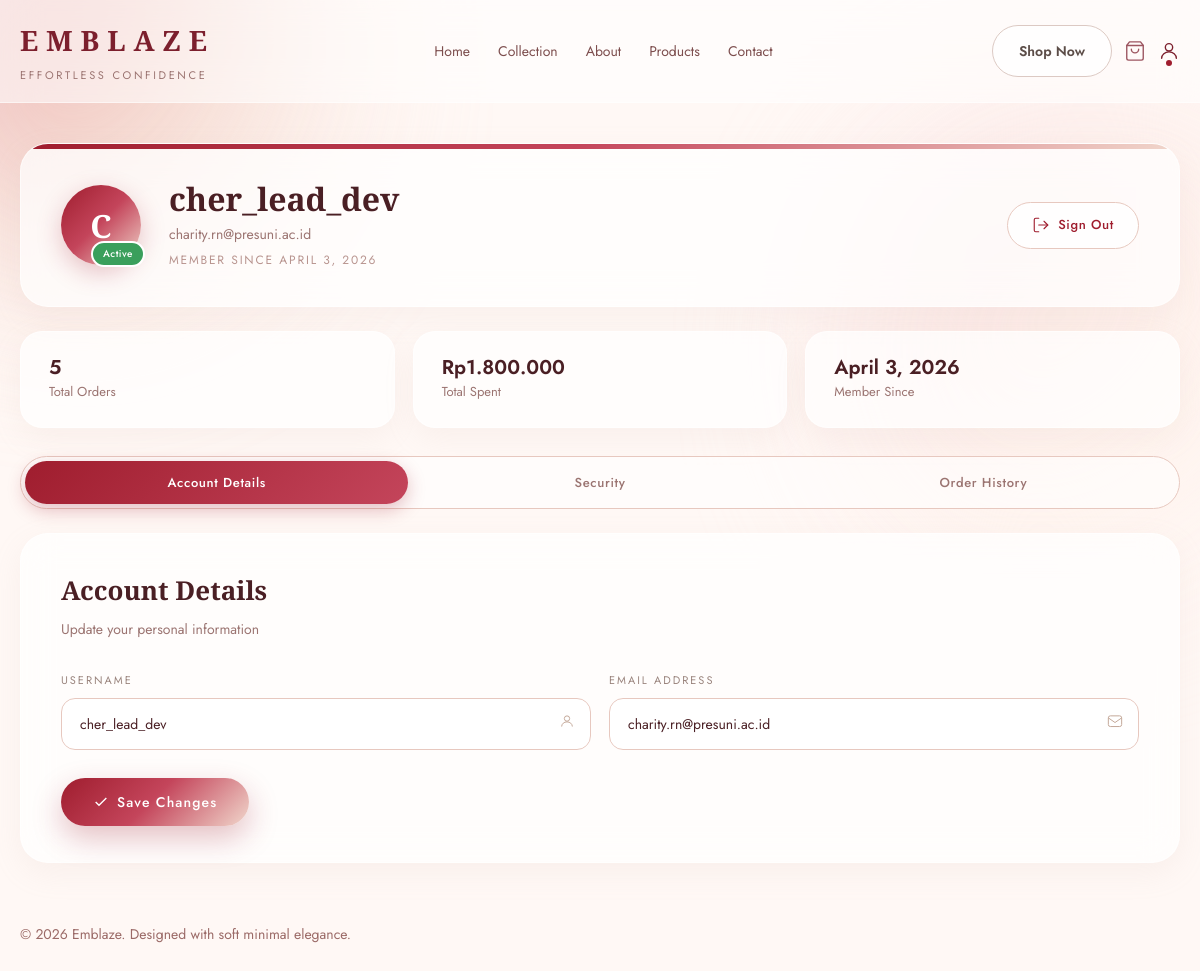
Page /frontend/profile.php (signed in) on the committed database.
### tables this page shows
CREATE TABLE `users` (
  `id` int(11) NOT NULL,
  `username` varchar(50) NOT NULL,
  `password` varchar(255) NOT NULL,
  `email` varchar(100) NOT NULL,
  `created_at` timestamp NOT NULL DEFAULT current_timestamp()
);

### frontend/profile.php (the view, shortened to what this page needs)
<?php
include 'koneksi.php';
$stmt = $pdo->prepare("SELECT * FROM users WHERE id = ?");
$stmt->execute([$_SESSION['user_id']]);
$user = $stmt->fetch(PDO::FETCH_ASSOC);
$orderStmt = $pdo->prepare("SELECT COUNT(*) as total FROM orders WHERE user_id = ?");
$orderStmt->execute([$_SESSION['user_id']]);
$orderCount = $orderStmt->fetch(PDO::FETCH_ASSOC)['total'];
$spentStmt = $pdo->prepare("
    SELECT COALESCE(SUM(oi.price_at_purchase * oi.quantity), 0) as total_spent
    FROM orders o
    JOIN order_items oi ON o.id = oi.order_id
    WHERE o.user_id = ?
");
$spentStmt->execute([$_SESSION['user_id']]);
$totalSpent = $spentStmt->fetch(PDO::FETCH_ASSOC)['total_spent'];
$memberSince = date('F j, Y', strtotime($user['created_at']));
?>
<!DOCTYPE html>
<html lang="en">
<head>
  <link rel="stylesheet" href="profile.css" />
</head>
<body>
  <header>
    <div class="container navbar">
      <a href="index.php">
        <div class="brand-logo">Emblaze</div>
        <div class="brand-sub">Effortless Confidence</div>
      </a>
      <nav class="nav-links" id="mobileMenu">
        <a href="index.php">Home</a>
        <a href="index.php#collection">Collection</a>
        <a href="index.php#about">About</a>
        <a href="products.php">Products</a>
        <a href="index.php#contact">Contact</a>
      </nav>
      <div style="display:flex; align-items:center; gap:12px;">
        <a href="index.php#collection" class="btn btn-secondary desktop-only">Shop Now</a>
        <a href="cart.php" class="login-icon" title="Cart">
          <svg xmlns="http://www.w3.org/2000/svg" width="22" height="22" viewBox="0 0 24 24" fill="none" stroke="currentColor" stroke-width="1.5" stroke-linecap="round" stroke-linejoin="round">
            <path d="M6 2L3 6v14a2 2 0 0 0 2 2h14a2 2 0 0 0 2-2V6l-3-4z"/>
            <line x1="3" y1="6" x2="21" y2="6"/>
            <path d="M16 10a4 4 0 0 1-8 0"/>
          </svg>
        </a>
        <a href="profile.php" class="login-icon active-profile" title="Profile">
          <svg xmlns="http://www.w3.org/2000/svg" width="22" height="22" viewBox="0 0 24 24" fill="none" stroke="currentColor" stroke-width="1.5" stroke-linecap="round" stroke-linejoin="round">
            <circle cx="12" cy="8" r="4"/>
            <path d="M4 20c0-4 3.6-7 8-7s8 3 8 7"/>
          </svg>
        </a>
      </div>
    </div>
  </header>
  <main class="profile-page">
    <div class="container">
      <div class="profile-header glass fade-in">
        <div class="profile-avatar">
          <div class="avatar-circle">
            <span id="avatarInitial"><?= strtoupper(substr($user['username'], 0, 1)) ?></span>
          </div>
          <div class="profile-status-badge">Active</div>
        </div>
        <div class="profile-header-info">
          <h1 class="profile-name"><?= htmlspecialchars($user['username']) ?></h1>
          <p class="profile-email"><?= htmlspecialchars($user['email']) ?></p>
          <p class="profile-member-since">Member since <?= $memberSince ?></p>
        </div>
        <a href="logout.php" class="btn-logout" id="logoutBtn" onclick="return confirm('Are you sure you want to sign out?')">
          <svg xmlns="http://www.w3.org/2000/svg" width="18" height="18" viewBox="0 0 24 24" fill="none" stroke="currentColor" stroke-width="1.5" stroke-linecap="round" stroke-linejoin="round">
            <path d="M9 21H5a2 2 0 0 1-2-2V5a2 2 0 0 1 2-2h4"/>
            <polyline points="16 17 21 12 16 7"/>
            <line x1="21" y1="12" x2="9" y2="12"/>
          </svg>
          Sign Out
        </a>
      </div>
      <div class="profile-stats fade-in" style="animation-delay: 0.1s">
        <div class="stat-card glass">
          <div class="stat-info">
            <h3><?= $orderCount ?></h3>
            <p>Total Orders</p>
          </div>
        </div>
        <div class="stat-card glass">
          <div class="stat-info">
            <h3>Rp<?= number_format($totalSpent, 0, ',', '.') ?></h3>
            <p>Total Spent</p>
          </div>
        </div>
        <div class="stat-card glass">
          <div class="stat-info">
            <h3><?= $memberSince ?></h3>
            <p>Member Since</p>
          </div>
        </div>
      </div>
      <div class="profile-tabs fade-in" style="animation-delay: 0.15s">
        <button class="profile-tab active" data-tab="account">Account Details</button>
        <button class="profile-tab" data-tab="security">Security</button>
        <button class="profile-tab" data-tab="orders">Order History</button>
      </div>
      <div class="tab-content active" id="tab-account">
        <div class="profile-card glass fade-in" style="animation-delay: 0.2s">
          <h2 class="card-title">Account Details</h2>
          <p class="card-subtitle">Update your personal information</p>
          <form id="profileForm" autocomplete="off">
            <div class="form-row">
              <div class="form-group">
                <label class="form-label" for="profileUsername">Username</label>
                <div class="form-input-wrap">
                  <input class="form-input" type="text" id="profileUsername" value="<?= htmlspecialchars($user['username']) ?>" required />
                  <span class="input-icon">
                    <svg width="16" height="16" viewBox="0 0 24 24" fill="none" stroke="currentColor" stroke-width="1.5"><circle cx="12" cy="8" r="4"/><path d="M4 20c0-4 3.6-7 8-7s8 3 8 7"/></svg>
                  </span>
                </div>
              </div>
              <div class="form-group">
                <label class="form-label" for="profileEmail">Email Address</label>
                <div class="form-input-wrap">
                  <input class="form-input" type="email" id="profileEmail" value="<?= htmlspecialchars($user['email']) ?>" required />
                  <span class="input-icon">
                    <svg width="16" height="16" viewBox="0 0 24 24" fill="none" stroke="currentColor" stroke-width="1.5"><rect x="2" y="4" width="20" height="16" rx="3"/><path d="m2 7 10 7 10-7"/></svg>
                  </span>
                </div>
              </div>
            </div>
            <button type="submit" class="btn-save" id="saveProfileBtn">
              <svg xmlns="http://www.w3.org/2000/svg" width="16" height="16" viewBox="0 0 24 24" fill="none" stroke="currentColor" stroke-width="2"><polyline points="20 6 9 17 4 12"/></svg>
              Save Changes
            </button>
          </form>
        </div>
      </div>
    </div>
  </main>
  <footer>
    <div class="container">© 2026 Emblaze. Designed with soft minimal elegance.</div>
  </footer>
</body>
</html>

### rows in the picture
users: username "C", username "cher_lead_dev", email "charity.rn@presuni.ac.id", created_at "APRIL 3, 2026", created_at "April 3, 2026"

### other values in the picture
$orderCount "5"
$totalSpent "1.800.000"
